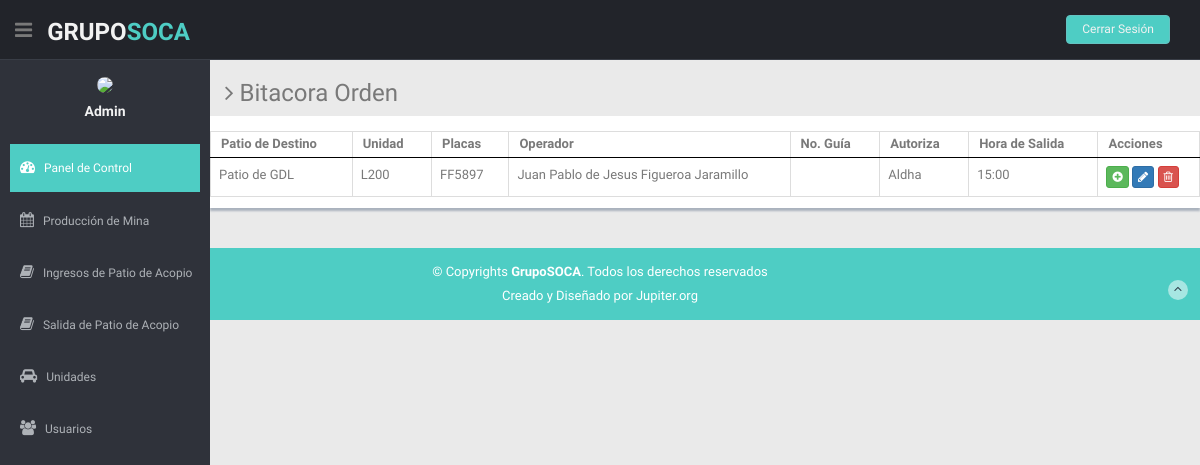
The app's page /Admin/listar_orden3.php with its own data.
### tables this page shows
CREATE TABLE `patio_acopio_salida` (
  `id` int(11) NOT NULL,
  `patio_destino` varchar(75) NOT NULL,
  `unidad` int(11) NOT NULL,
  `operador` int(11) NOT NULL,
  `p_tara` varchar(10) NOT NULL,
  `p_bruto` varchar(10) NOT NULL,
  `p_neto` varchar(10) NOT NULL,
  `autoriza` varchar(50) NOT NULL,
  `hora_salida` varchar(25) NOT NULL,
  `creado` timestamp NOT NULL DEFAULT current_timestamp()
);

CREATE TABLE `unidades` (
  `id` int(11) NOT NULL,
  `modelo` varchar(75) NOT NULL,
  `ano` varchar(4) NOT NULL,
  `color` varchar(15) NOT NULL,
  `placas` varchar(15) NOT NULL,
  `noeconomico` varchar(20) NOT NULL,
  `capacidad` varchar(20) NOT NULL,
  `tipounidad` varchar(30) NOT NULL,
  `tipocombustible` varchar(75) NOT NULL,
  `serie` varchar(50) NOT NULL,
  `descripcion` varchar(150) NOT NULL,
  `creado` timestamp NOT NULL DEFAULT current_timestamp()
);

CREATE TABLE `trabajador` (
  `id` int(11) NOT NULL,
  `nombre` varchar(75) NOT NULL,
  `curp` varchar(40) NOT NULL,
  `rfc` varchar(13) NOT NULL,
  `nss` varchar(25) NOT NULL,
  `cargo` varchar(50) NOT NULL,
  `user` varchar(40) NOT NULL,
  `pwd` varchar(150) NOT NULL,
  `creado` timestamp NOT NULL DEFAULT current_timestamp()
);

### Admin/listar_orden3.php (the view, shortened to what this page needs)
<?php
 include 'php/conexion.php';
?>
<!DOCTYPE html>
<html lang="en">
<head>
  <link href="lib/bootstrap/css/bootstrap.min.css" rel="stylesheet">
  <link href="lib/font-awesome/css/font-awesome.css" rel="stylesheet" />
  <link href="lib/advanced-datatable/css/demo_page.css" rel="stylesheet" />
  <link href="lib/advanced-datatable/css/demo_table.css" rel="stylesheet" />
  <link rel="stylesheet" href="lib/advanced-datatable/css/DT_bootstrap.css" />
  <link href="css/style.css" rel="stylesheet">
  <link href="css/style-responsive.css" rel="stylesheet">
</head>
<body>
  <section id="container">
    <header class="header black-bg">
      <div class="sidebar-toggle-box">
        <div class="fa fa-bars tooltips" data-placement="right" data-original-title="Toggle Navigation"></div>
      </div>
      <a href="index.html" class="logo"><b>Grupo<span>SOCA</span></b></a>
      <div class="top-menu">
        <ul class="nav pull-right top-menu">
          <li><a class="logout" href="login.html">Cerrar Sesión</a></li>
        </ul>
      </div>
    </header>
    <aside>
      <div id="sidebar" class="nav-collapse ">
        <ul class="sidebar-menu" id="nav-accordion">
          <p class="centered"><a href="profile.html"><img src="img/favicon.ico" class="img-circle" width="80"></a></p>
          <h5 class="centered">Admin</h5>
          <li class="mt">
            <a class="active" href="index.html">
              <i class="fa fa-dashboard"></i>
              <span>Panel de Control</span>
              </a>
          </li>
          <li class="sub-menu">
            <a href="javascript:;">
              <i class="fa fa-calendar"></i>
              <span>Producción de Mina</span>
              </a>
          </li>
          <li class="sub-menu">
            <a href="javascript:;">
              <i class="fa fa-book"></i>
              <span>Ingresos de Patio de Acopio</span>
              </a>
          </li>
          <li class="sub-menu">
            <a href="javascript:;">
              <i class="fa fa-book"></i>
              <span>Salida de Patio de Acopio</span>
              </a>
          </li>
          <li class="sub-menu">
            <a href="javascript:;">
              <i class="fa fa-car"></i>
              <span>Unidades</span>
              </a>
          </li>
          <li class="sub-menu">
            <a href="javascript:;">
              <i class="fa fa-group"></i>
              <span>Usuarios</span>
              </a>
          </li>
        </ul>
      </div>
    </aside>
    <section id="main-content">
      <section class="wrapper">
        <h3><i class="fa fa-angle-right"></i> Bitacora Orden</h3>
        <div class="row mb">
          <div class="content-panel">
            <div class="adv-table">
              <table cellpadding="0" cellspacing="0" border="0" class="display table table-bordered" id="hidden-table-info">
                <thead>
                  <tr>
                    <th>Patio de Destino</th>
                    <th>Unidad</th>
                    <th class="hidden-phone">Placas</th>
                    <th class="hidden-phone">Operador</th>
                    <th class="hidden-phone">No. Guía</th>
                    <th class="hidden-phone">Autoriza</th>
                    <th class="hidden-phone">Hora de Salida</th>
                    <th class="hidden-phone">Acciones</th>
                  </tr>
                </thead>
                <tbody>
                <?php
                    $sql="SELECT * FROM patio_acopio_salida";
                    $resultado = $conexion->query($sql);
                    while ($mostrar=mysqli_fetch_array($resultado)) {
                  ?>
                  <tr >
                    <td><?php echo $mostrar['patio_destino'] ?></td>
                    <td><?php
                    $sql1="SELECT * FROM unidades WHERE id='".$mostrar['unidad']."'";
                    $result1 = mysqli_query($conexion,$sql1);
                    if ($Row = mysqli_fetch_array($result1))
                      {
                        $nombre= $Row['modelo'];
                      }
                      echo $nombre;
                    ?></td>
                    <td><?php
                    $sql1="SELECT * FROM unidades WHERE id='".$mostrar['unidad']."'";
                    $result1 = mysqli_query($conexion,$sql1);
                    if ($Row = mysqli_fetch_array($result1))
                      {
                        $nombre= $Row['placas'];
                      }
                      echo $nombre;
                    ?></td>
                    <td><?php
                    $sql1="SELECT * FROM trabajador WHERE id='".$mostrar['operador']."'";
                    $result1 = mysqli_query($conexion,$sql1);
                    if ($Row = mysqli_fetch_array($result1))
                      {
                        $nombre= $Row['nombre'];
                      }
                      echo $nombre;
                    ?></td>
                    <td><?php echo $mostrar['no_guia'] ?></td>
                    <td><?php echo $mostrar['autoriza'] ?></td>
                    <td><?php echo $mostrar['hora_salida'] ?></td>
                    <td>
                      <a href='./orden3.php?id=<?php echo $mostrar['id']  ?>' class="btn btn-success btn-xs"><i class="fa fa-plus-circle"></i></a>
                      <a href='./editar_orden.php?id=<?php echo $mostrar['id']  ?>' class="btn btn-primary btn-xs"><i class="fa fa-pencil"></i></a>
                      <a href='./eliminar_orden.php?id=<?php echo $mostrar['id']  ?>' class="btn btn-danger btn-xs"><i class="fa fa-trash-o "></i></a>
                    </td>
                  </tr>
                  <?php
                    }
                 ?>
                </tbody>
              </table>
            </div>
          </div>
        </div>
      </section>
    </section>
    <footer class="site-footer">
      <div class="text-center">
        <p>
          &copy; Copyrights <strong>GrupoSOCA</strong>. Todos los derechos reservados
        </p>
        <div class="credits">
          Creado y Diseñado por Jupiter.org
        </div>
        <a href="index.html#" class="go-top">
          <i class="fa fa-angle-up"></i>
          </a>
      </div>
    </footer>
  </section>
</body>
</html>

### Admin/css/style.css (style rules this page uses)
body { color: #797979; background: #eaeaea; font-family: 'Ruda', sans-serif; padding: 0px !important; margin: 0px !important; font-size:13px; }
ul li { list-style: none; }
a, a:hover, a:focus { text-decoration: none; outline: none; }
#container { width: 100%; height: 100%; }
.centered { text-align: center; }
.mt { margin-top: 25px; }
.mb { margin-bottom: 25px; }
ul.top-menu > li > .logout { color: #f2f2f2; font-size: 12px; border-radius: 4px; -webkit-border-radius: 4px; border: 1px solid #64c3c2 !important; padding: 5px 15px; margin-right: 15px; background: #4ECDC4; margin-top: 15px; }
#sidebar { width: 210px; height: 100%; position: fixed; background: #2f323a; }
#sidebar h5 { color: #f2f2f2; font-weight: 700; }
#sidebar ul li { position: relative; }
ul.sidebar-menu , ul.sidebar-menu li ul.sub { margin: -2px 0 0; padding: 0; }
ul.sidebar-menu { margin-top: 75px; }
ul.sidebar-menu li { margin-bottom: 5px; margin-left:10px; margin-right:10px; }
ul.sidebar-menu li.sub-menu { line-height: 15px; }
ul.sidebar-menu li a span { display: inline-block; }
ul.sidebar-menu li a { color: #aeb2b7; text-decoration: none; display: block; padding: 15px 0 15px 10px; font-size: 12px; outline: none; -webkit-transition: all 0.3s ease; -moz-transition: all 0.3s ease; -o-transition: all 0.3s ease; -ms-transition: all 0.3s ease; transition: all 0.3s ease; }
ul.sidebar-menu li a.active, ul.sidebar-menu li a:hover, ul.sidebar-menu li a:focus { background: #4ECDC4; color: #fff; display: block; -webkit-transition: all 0.3s ease; -moz-transition: all 0.3s ease; -o-transition: all 0.3s ease; -ms-transition: all 0.3s ease; transition: all 0.3s ease; }
ul.sidebar-menu li a i { font-size: 15px; padding-right: 6px; }
ul.sidebar-menu li a.active i { color: #fff; }
#main-content { margin-left: 210px; }
.header, .footer { min-height: 60px; padding: 0 15px; }
.header { position: fixed; left: 0; right: 0; z-index: 1002; }
.black-bg { background: #22242a; border-bottom: 1px solid #393d46; }
.wrapper { display: inline-block; margin-top: 60px; padding-left: 15px; padding-right: 15px; padding-bottom: 15px; padding-top: 0px; width: 100%; }
a.logo { font-size: 24px; color: #f2f2f2; float: left; margin-top: 15px; text-transform: uppercase; }
a.logo b { font-weight: 900; }
a.logo span { color: #4ECDC4; }
#top_menu .nav > li, ul.top-menu > li { float: left; }
ul.top-menu > li > a { color: #666666; font-size: 16px; border-radius: 4px; -webkit-border-radius: 4px; border:1px solid #666666 !important; padding: 2px 6px; margin-right: 15px; }
.sidebar-toggle-box { float: left; padding-right: 15px; margin-top: 20px; }
.sidebar-toggle-box .fa-bars { cursor: pointer; display: inline-block; font-size: 20px; }
.content-panel { background: #ffffff; box-shadow: 0px 3px 2px #aab2bd; padding-top: 15px; padding-bottom: 5px; }
.site-footer { background: #4ECDC4; color: #fff; padding: 15px 0; }
.site-footer p { margin-bottom: 5px; }
.credits, .credits a { color: #fff; }
.go-top { margin-right: 1%; margin-top: -25px; float: right; background: rgba(255,255,255,.5); width: 20px; height: 20px; border-radius: 50%; -webkit-border-radius: 50%; }
.go-top i { color: #2A3542; }

### records on screen
patio_acopio_salida: patio_destino "Patio de GDL", unidades.modelo "L200", unidades.placas "FF5897", trabajador.nombre "Juan Pablo de Jesus Figueroa Jaramillo", autoriza "Aldha", hora_salida "15:00"
